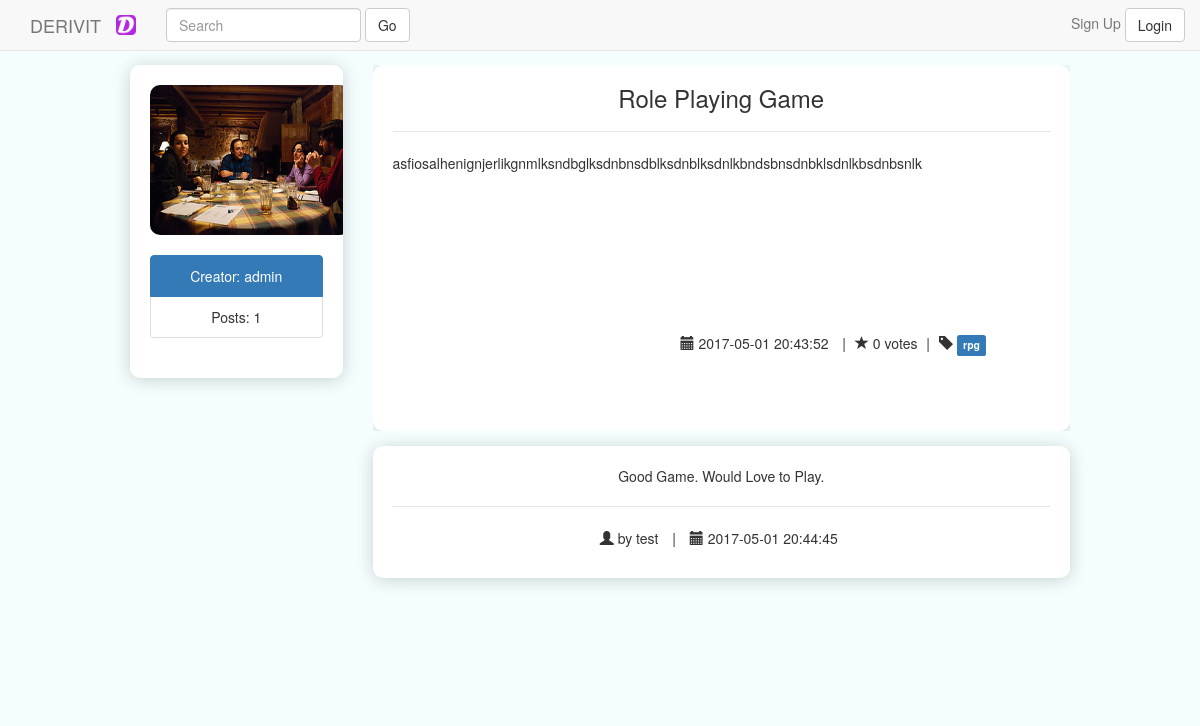
/viewPost.php?id=6, run on an earlier commit of the app's database.
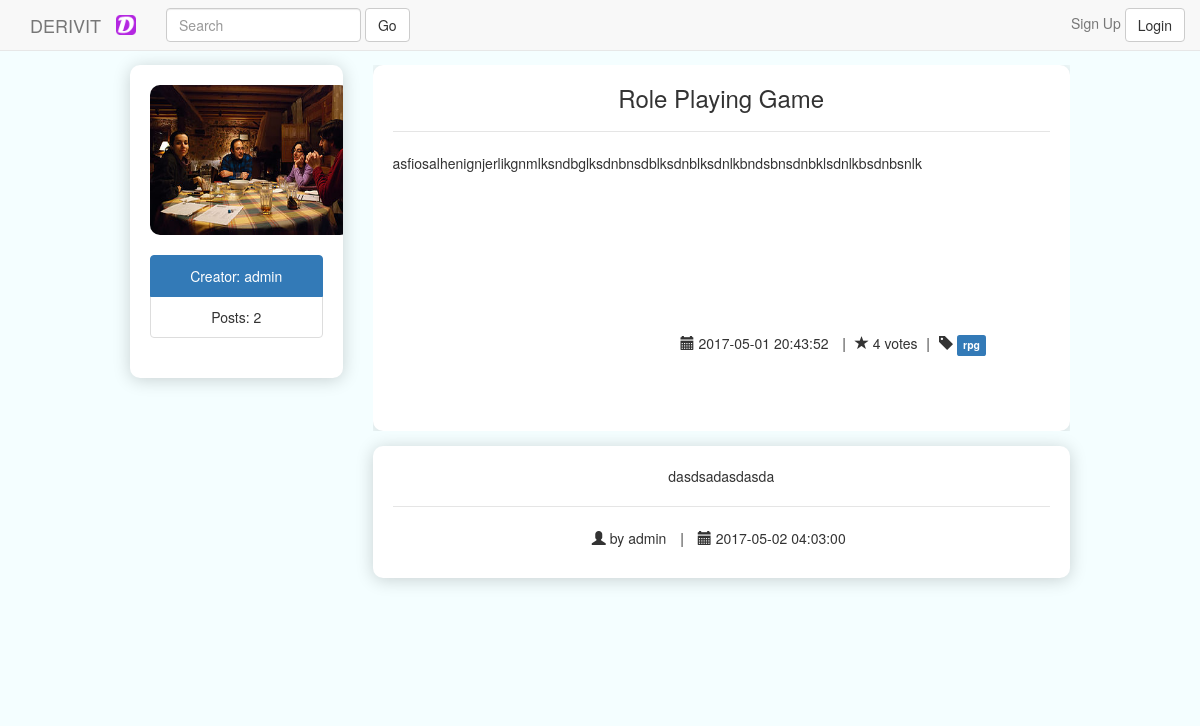
And on a later commit of the database.
### tables this page shows
CREATE TABLE `posts` (
  `post_id` int(11) NOT NULL,
  `user_id` int(4) NOT NULL,
  `tag_id` int(3) NOT NULL,
  `post_title` varchar(25) NOT NULL,
  `post_body` varchar(512) NOT NULL,
  `post_image` varchar(30) NOT NULL,
  `post_timestamp` timestamp NOT NULL DEFAULT CURRENT_TIMESTAMP
);

CREATE TABLE `users` (
  `user_id` int(5) NOT NULL,
  `user_name` varchar(20) NOT NULL,
  `user_password` varchar(512) NOT NULL,
  `user_email` varchar(30) NOT NULL,
  `reg_date` timestamp NOT NULL DEFAULT CURRENT_TIMESTAMP
);

CREATE TABLE `tag` (
  `tag_id` int(11) NOT NULL,
  `tag_name` varchar(20) NOT NULL
);

CREATE TABLE `comments` (
  `comment_id` int(11) NOT NULL,
  `post_id` int(4) NOT NULL,
  `user_id` int(4) NOT NULL,
  `comment_body` varchar(100) NOT NULL,
  `comment_timestamp` timestamp NOT NULL DEFAULT CURRENT_TIMESTAMP ON UPDATE CURRENT_TIMESTAMP
);

### inc/Posts.php (called while the page is built, shortened)
<?php
class Posts
{
    private $post_id, $user_id, $post_tag_id, $post_title, $post_body, $post_image, $post_timestamp;
    function __construct($post_id=NULL, $user_id=0, $post_tag_id=0,
            $post_title="", $post_body="", $post_image="", $post_timestamp="")
    {
        $this->user_id = $user_id;
        $this->post_title = $post_title;
        $this->post_body = $post_body;
        $this->post_image = $post_image;
        $this->post_timestamp = $post_timestamp;
    }
    function getUser_id()
    {
        return $this->user_id;
    }
    function getPost_title()
    {
        return $this->post_title;
    }
    function getPost_body()
    {
        return $this->post_body;
    }
    function getPost_image()
    {
        return $this->post_image;
    }
    function getPost_timestamp()
    {
        return $this->post_timestamp;
    }
}

### Utility.php (called while the page is built, shortened)
<?php
function fetchVoteCount($db, $postId) {
    $stmt = "SELECT COUNT(vote_id) FROM votes WHERE post_id = $postId";
    $query = $db->prepare($stmt);
    $query->execute();
    $f = $query->fetch();
    $result = $f[0];
    return $result;
}
function fetchPosterName($db, $postId) {
    $stmt = "SELECT user_name FROM posts INNER JOIN users ON posts.user_id = users.user_id WHERE post_id = $postId";
    $query = $db->prepare($stmt);
    $query->execute();
    $f = $query->fetch();
    $result = $f[0];
    return $result;
}
function fetchTag($db, $postId) {
    $stmt = "SELECT tag_name FROM posts INNER JOIN tag ON posts.tag_id = tag.tag_id WHERE post_id = $postId";
    $query = $db->prepare($stmt);
    $query->execute();
    $f = $query->fetch();
    $result = $f[0];
    return $result;
}

### inc/Comments.php (called while the page is built, shortened)
<?php
class Comments
{
    private $comment_id, $post_id, $user_id, $comment_body, $comment_timestamp;
    function __construct($comment_id=NULL, $post_id=0, $user_id=0, $comment_body="", $comment_timestamp="")
    {
        $this->user_id = $user_id;
        $this->comment_body = $comment_body;
        $this->comment_timestamp = $comment_timestamp;
    }
    function getUser_id()
    {
        return $this->user_id;
    }
    function getComment_body()
    {
        return $this->comment_body;
    }
    function getComment_timestamp()
    {
        return $this->comment_timestamp;
    }
}

### inc/post.php (the view, shortened to what the changed rows need)
<?php
require_once 'database.php';
require_once 'Utility.php';
require_once 'Posts.php';
$postId = $_GET["id"];
$stmt = "SELECT * FROM posts WHERE post_id = $postId";
$query = $db->prepare($stmt);
$query->execute();
$postData = $query->fetchAll(PDO::FETCH_CLASS | PDO::FETCH_PROPS_LATE, "Posts");
?>
<?php foreach ($postData as $post): ?>
    <div class="col-md-3">
        <div class="media">
            <div class="media-center media-top text-center">
                <img id="post_image" class="media-object" src="img/<?php echo $post->getPost_image(); ?>" alt="logo">
                <br>
                <ul class="list-group">
                    <li class="list-group-item active">Creator: <?php echo fetchPosterName($db, $postId) ?></li>
                    <li class="list-group-item">Posts: <?php
                        $userId = $post->getUser_id();
                        $stmt = "SELECT COUNT(post_id) FROM posts WHERE user_id = $userId";
                        $query = $db->prepare($stmt);
                        $query->execute();
                        $f = $query->fetch();
                        $result = $f[0];
                        echo $result;
                        ?></li>
                </ul>
            </div>
        </div>
    </div>
    <div class="col-md-9 ">
        <div class="media-body">
        <div class="media" id="comment_body">
            <div class="media-body text-left">
                <h3 class="media-heading"><?php echo $post->getPost_title(); ?></h3>
                <hr>
                <p><?php echo $post->getPost_body(); ?></p>
            </div>
            <ul id="post_info" class="list-inline list-group">
                <li><span><i class="glyphicon glyphicon-calendar"></i> <?php echo $post->getPost_timestamp(); ?></span></li>
                <li>|</li>
                <span><i class="glyphicon glyphicon-star"></i> <?php echo fetchVoteCount($db, $postId) ?> votes</span>
                <li>|</li>
                <i class="glyphicon glyphicon-tag"></i> <span class="label label-primary"><?php echo fetchTag($db, $postId); ?></span>
            </ul>
        </div>
        </div>
        <?php include './inc/messages.php'; ?>
    </div>
<?php endforeach; ?>

### inc/messages.php (shortened to what the changed rows need)
<?php
require_once 'database.php';
require_once 'Comments.php';
$postId = $_GET["id"];
$stmt = "SELECT comment_id, user_name, comment_body, comment_timestamp, comments.user_id FROM comments INNER JOIN users ON comments.user_id = users.user_id WHERE post_id = $postId";
$query = $db->prepare($stmt);
$query->execute();
$commentData = $query->fetchAll(PDO::FETCH_CLASS | PDO::FETCH_PROPS_LATE, "Comments");
function fetchCommentName($db, $userId)
{
    $stmt = "SELECT user_name FROM users WHERE user_id = $userId";
    $query = $db->prepare($stmt);
    $query->execute();
    $f = $query->fetch();
    $result = $f[0];
    return $result;
}
?>
<?php foreach ($commentData as $comment): ?>
    <div class="media">
        <div class="media-body text-center">
            <p><?php echo $comment->getComment_body(); ?></p>
            <hr>
            <ul class="list-inline list-unstyled">
                <li><span><i class="glyphicon glyphicon-user"></i> by <?php echo fetchCommentName($db, $comment->getUser_id());?></span></li>
                <li>|</li>
                <li><span><i class="glyphicon glyphicon-calendar"></i> <?php echo $comment->getComment_timestamp(); ?></span></li>
            </ul>
        </div>
    </div>
<?php
endforeach;

What changed in the data, as far as the page shows it:
removed comments: comment_body "Good Game. Would Love to Play.", user.user_name "test", comment_timestamp "2017-05-01 20:44:45"
computed for posts "Role Playing Game": result "1" → "2"; postId "0" → "4"
added comments: comment_body "dasdsadasdasda", user.user_name "admin", comment_timestamp "2017-05-02 04:03:00"
